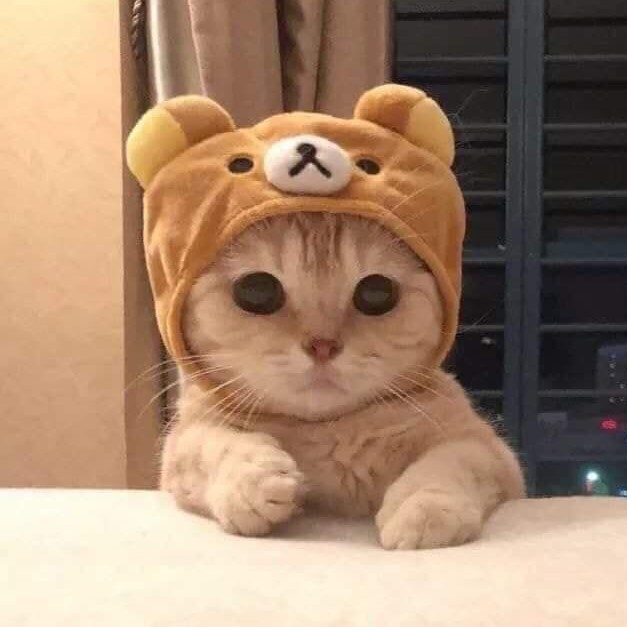
#> input picture opencv/histograms/cat.jpg, 627 x 627 px
$ python grayscale_histogram.py --image cat.jpg
#> lines starting #> are read from the running program, lines starting #| are printed output that depends on the picture
import matplotlib.pyplot as plt
import argparse
import cv2

ap = argparse.ArgumentParser()
ap.add_argument("-i", "--image", required=True, help="path to the image")
args = vars(ap.parse_args())

image = cv2.imread(args["image"])
#> image is the input picture: shape (627, 627, 3); mean B, G, R 109.9, 133.5, 163.4
gray = cv2.cvtColor(image, cv2.COLOR_BGR2GRAY)
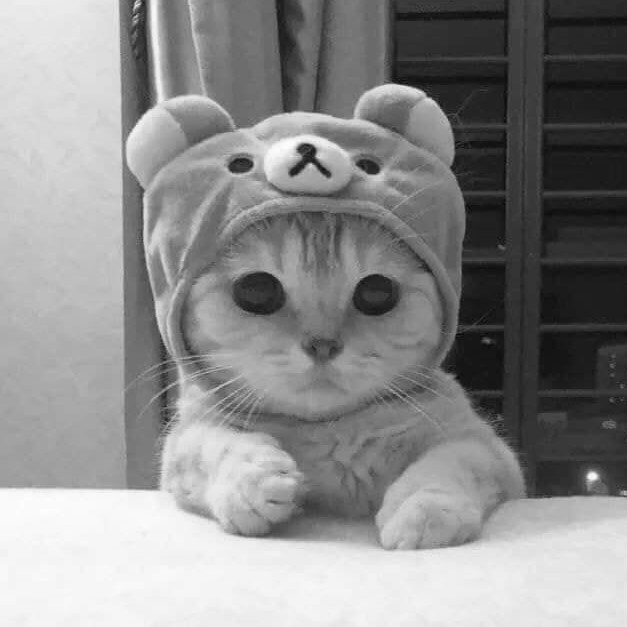
#> gray: shape (627, 627); min 5, max 254, mean 139.7

hist = cv2.calcHist([image], [0], None, [256], [0, 256])
#> hist = 256 values, max 6359 at index 221, min 1 at index 248, mean 1535.7

plt.figure()
plt.axis("off")
plt.imshow(cv2.cvtColor(gray, cv2.COLOR_GRAY2BGR))

plt.figure()
plt.title("Grayscale histogram")
plt.xlabel("Bins")
plt.ylabel("# of pixels")
plt.plot(hist)
plt.xlim([0, 256])

hist /= hist.sum()
#> hist = 256 values, max 0.0162 at index 221, min 2.54e-06 at index 248, mean 0.00391

plt.figure()
plt.title("Grayscale histogram (normalized)")
plt.xlabel("Bins")
plt.ylabel("% of pixels")
plt.plot(hist)
plt.xlim([0, 256])

plt.show()
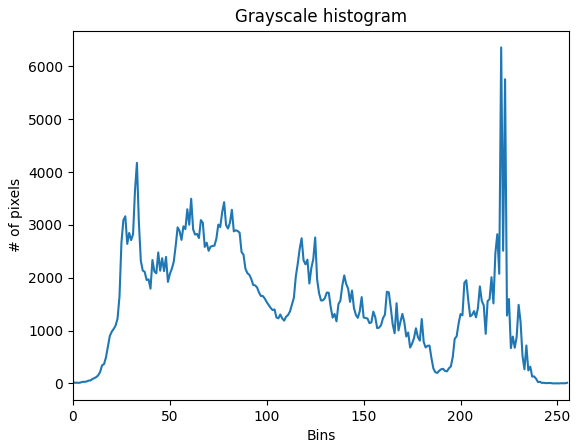
#> figure drawn by matplotlib, 1 panel; curve peaks at x = 221, y = 6359
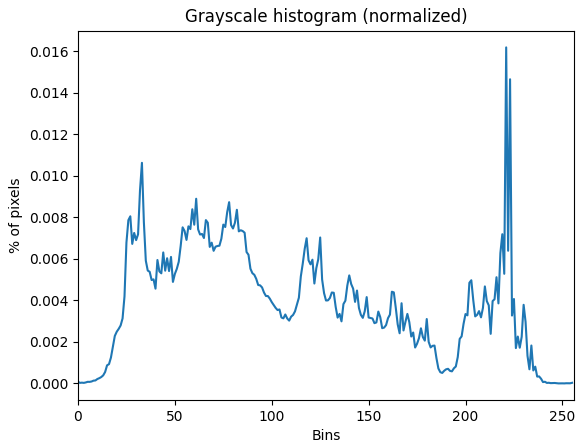
#> figure drawn by matplotlib, 1 panel; curve peaks at x = 221, y = 0.0162

$ run again, on opencv/histograms/landmark.jpg
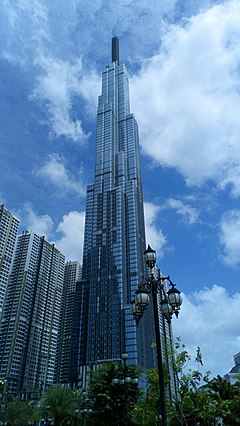
#> input picture opencv/histograms/landmark.jpg, 240 x 426 px
#> image is the input picture: shape (426, 240, 3); mean B, G, R 157.8, 124.2, 89.4
#> `gray = cv2.cvtColor(image, cv2.COLOR_BGR2GRAY)`:
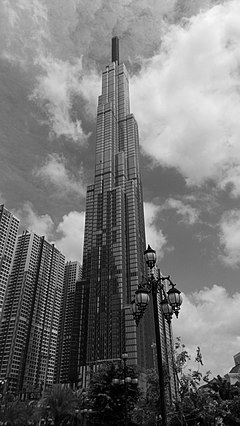
#> gray: shape (426, 240); min 0, max 250, mean 117.6
#> `hist = cv2.calcHist([image], [0], None, [256], [0, 256])`: hist = 256 values, max 1338 at index 255, min 107 at index 166, mean 399.4
#> `hist /= hist.sum()`: hist = 256 values, max 0.0131 at index 255, min 0.00105 at index 166, mean 0.00391
#> `plt.show()`:
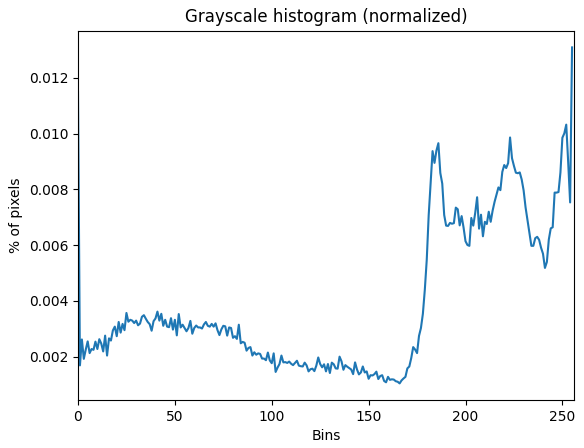
#> figure drawn by matplotlib, 1 panel; curve peaks at x = 255, y = 0.0131
